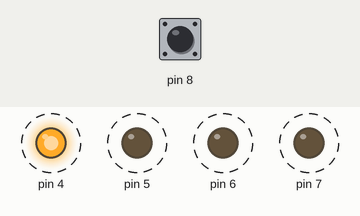
A sketch run on a simulated Arduino Uno, built with avr-gcc and run on an emulated ATmega328P. Parts: output pins drawn as LEDs (lit = HIGH). Dashed ring = blinking. The test bench sets the inputs (shaded band); at power-on: pin 8 HIGH. What the sketch prints to the serial monitor is not drawn.

Above: at 1.65 s.
1.7 s: pin 8 pulled LOW for 3.2 s
At 1.85 s:
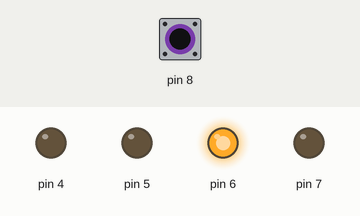
At 3.2 s:
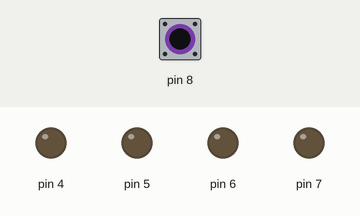
Timing chart, 0 to 12.4 s (numbered marks = the images above; inputs shaded):
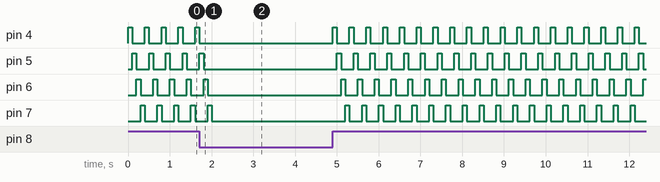

The sketch:

LED_SWITCH.ino
```cpp
void setup() {
  for (int i = 4; i < 8; i++)
  {
    pinMode(i, OUTPUT);
  }
  pinMode(8, INPUT);
  digitalWrite(8, HIGH);
  Serial.begin(9600);
}


void loop() {
  if (digitalRead(8) == HIGH) {
    for (int i= 4; i < 8; i++)
    {
      Serial.print("LED IS IN ON STAGE . PLEASE PLUGIN THE SWITCH TO OFF \n");
      digitalWrite(i, HIGH);
      delay(100);
      digitalWrite(i, LOW);
    }
  }
  else if (digitalRead(8) == LOW)
  {
    for (int i= 4; i < 8; i++)
    {
   digitalWrite(i, LOW);
  }
}
}
```

Measured:
- by itself, pin 4: repeats every 0.40 s: HIGH 0.10 s, LOW 0.30 s
